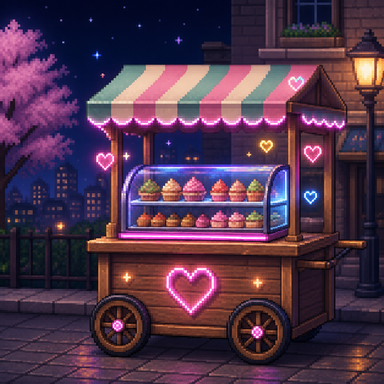
#> input picture Assets/00.Work/KDS/05.Asset/City_Modern/Act2_Cafe/Act2_PhotoStill_DessertCart.png, 384 x 384 px
$ python -i gen_act2_photo_stills_sns.py   (imports and definitions only)
#> lines starting #> are read from the running program, lines starting #| are printed output that depends on the picture
"""Act2 SNS photo stills — 192x192, Stage2(gen_photo_stills_sns) 동일 퀄리티.
여름 성수/카페거리 「달콤함」 분위기.
"""
from PIL import Image
import os

OUT = r"C:\Github\260702_FollowMe\Assets\00.Work\KDS\05.Asset\City_Modern\Act2_Cafe"
# [1 line not run here, left out]

S = 192
CLR = (0, 0, 0, 0)
OUTL = (18, 14, 16, 255)

SKIN = (236, 204, 176, 255)
SKIN_S = (210, 168, 140, 255)
HAIR_A = (52, 38, 34, 255)
HAIR_B = (98, 52, 44, 255)
HAIR_C = (40, 44, 58, 255)
SHIRT_A = (86, 148, 220, 255)
SHIRT_AH = (130, 178, 235, 255)
SHIRT_B = (228, 92, 128, 255)
SHIRT_BH = (245, 140, 168, 255)
SHIRT_C = (64, 176, 132, 255)
SHIRT_CH = (110, 205, 165, 255)
PANTS = (58, 54, 68, 255)
SHOE = (36, 32, 34, 255)

WOOD = (148, 104, 64, 255)
WOOD_H = (178, 132, 88, 255)
WOOD_D = (110, 72, 42, 255)
CREAM = (255, 248, 240, 255)
CREAM_D = (230, 214, 196, 255)
WHITE = (246, 246, 250, 255)
PINK = (255, 140, 178, 255)
PINK_H = (255, 190, 210, 255)
PINK_UI = (255, 120, 170, 255)
MINT = (120, 210, 180, 255)
MINT_H = (170, 235, 210, 255)
COFFEE = (110, 70, 42, 255)
COFFEE_H = (150, 105, 70, 255)
FOAM = (250, 246, 236, 255)
NEON_P = (255, 96, 205, 255)
NEON_C = (90, 230, 255, 255)
NEON_Y = (255, 232, 96, 255)
NEON_G = (120, 255, 160, 255)
BOARD = (28, 26, 38, 255)
BOARD_H = (48, 46, 64, 255)
METAL = (150, 156, 168, 255)
METAL_H = (200, 206, 218, 255)
METAL_D = (90, 94, 104, 255)
LEAF = (70, 150, 90, 255)
LEAF_H = (110, 190, 120, 255)
LEAF_D = (48, 110, 70, 255)
BRICK = (170, 90, 78, 255)
BRICK_H = (198, 120, 100, 255)
BRICK_D = (130, 60, 52, 255)
GOLD = (230, 180, 70, 255)
WARM = (255, 210, 130, 255)
WARM_H = (255, 230, 180, 255)
NIGHT = (28, 34, 58, 255)
NIGHT_H = (48, 56, 88, 255)
CITY = (70, 82, 104, 255)
CITY_D = (48, 56, 74, 255)
WIN = (255, 220, 120, 255)
GRAY = (120, 118, 128, 255)
SUMMER_TOP = (255, 220, 190, 255)
SUMMER_BOT = (255, 180, 200, 255)
SOFT_MINT = (220, 245, 235, 255)


def new():
    return Image.new("RGBA", (S, S), CLR)


def px(img, x, y, c):
    if 0 <= x < S and 0 <= y < S and c[3] > 0:
        img.putpixel((x, y), c)


# [4 lines left out: function rect, not called in this run]


def hline(img, x0, x1, y, c):
    for x in range(x0, x1 + 1):
        px(img, x, y, c)


def vline(img, x, y0, y1, c):
    for y in range(y0, y1 + 1):
        px(img, x, y, c)


# [15 lines left out: functions oval, shade_rect, not called in this run]


def add_outline(img, color=OUTL, solid_alpha=200):
    w, h = img.size
    src = img.copy()
    out = Image.new("RGBA", (w, h), CLR)
    solid = [[src.getpixel((x, y))[3] >= solid_alpha for x in range(w)] for y in range(h)]
    for y in range(h):
        for x in range(w):
            if solid[y][x]:
                continue
            edge = any(
                0 <= x + dx < w and 0 <= y + dy < h and solid[y + dy][x + dx]
                for dy in (-1, 0, 1) for dx in (-1, 0, 1) if not (dx == 0 and dy == 0)
            )
            if edge:
                out.putpixel((x, y), color)
    out.paste(src, (0, 0), src)
    return out


# [82 lines left out: functions fill_gradient, draw_heart, draw_star, sns_chrome, draw_person, draw_macaron and 1 more, not called in this run]


def finish(img):
    img = add_outline(img)
    sns_chrome(img)
    return img


# ---------- 10 Act2 stills ----------

# [337 lines left out: functions still_latte, still_macaron, still_donut, still_neon_cafe, still_terrace, still_mirror and 4 more, not called in this run]


PATHS = {
    "Act2_PhotoStill_LatteArt.png": still_latte,
    "Act2_PhotoStill_Macaron.png": still_macaron,
    "Act2_PhotoStill_DonutWall.png": still_donut,
    "Act2_PhotoStill_NeonCafe.png": still_neon_cafe,
    "Act2_PhotoStill_Terrace.png": still_terrace,
    "Act2_PhotoStill_MirrorRoom.png": still_mirror,
    "Act2_PhotoStill_PlantCafe.png": still_plant,
    "Act2_PhotoStill_NightWindow.png": still_night,
    "Act2_PhotoStill_RoundWindow.png": still_round,
    "Act2_PhotoStill_DessertCart.png": still_dessert_cart,
}

# [7 lines not run here, left out]

>>> import cv2
>>> picture = cv2.imread('Act2_PhotoStill_DessertCart.png', cv2.IMREAD_GRAYSCALE)
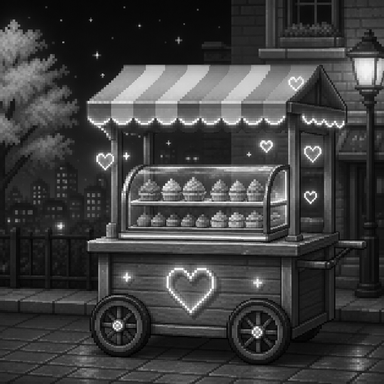
#> picture: shape (384, 384); min 0, max 255, mean 63.4
>>> result = finish(picture)
#> (the run stopped early here; a loop or call above may not have finished)

$ run again, on Assets/00.Work/KDS/05.Asset/City_Modern/Act2_Cafe/Act2_PhotoStill_LatteArt.png
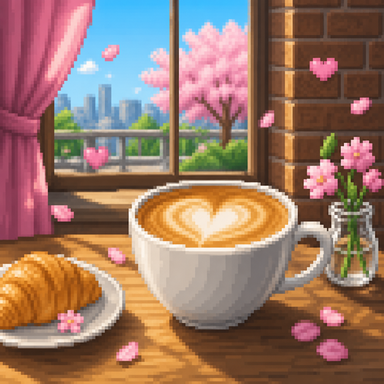
#> input picture Assets/00.Work/KDS/05.Asset/City_Modern/Act2_Cafe/Act2_PhotoStill_LatteArt.png, 384 x 384 px
#> `picture = cv2.imread('Act2_PhotoStill_DessertCart.png', cv2.IMREAD_GRA..`:
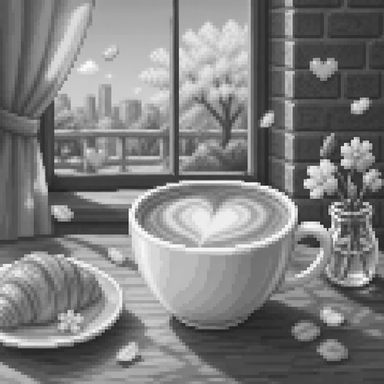
#> picture: shape (384, 384); min 25, max 255, mean 126.6
